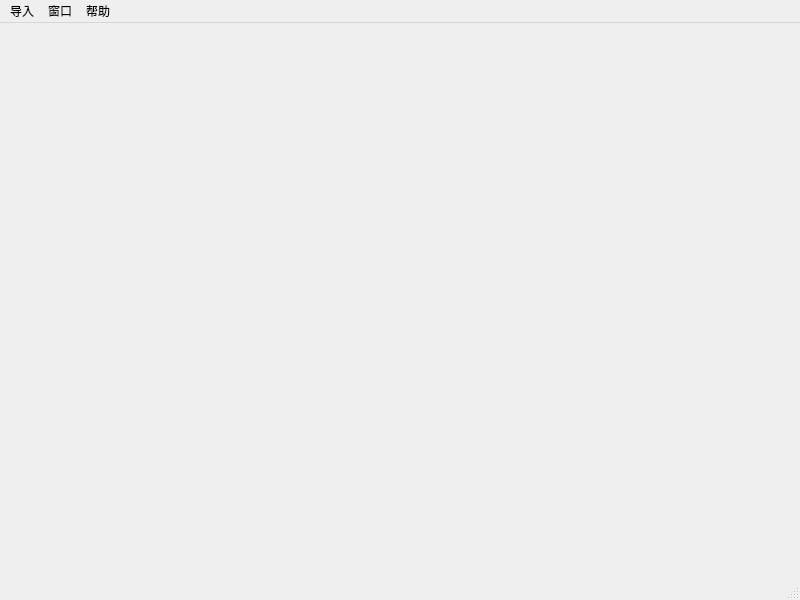
<?xml version="1.0" encoding="UTF-8"?>
<ui version="4.0">
 <class>mainWindow</class>
 <widget class="QMainWindow" name="mainWindow">
  <property name="windowModality">
   <enum>Qt::NonModal</enum>
  </property>
  <property name="geometry">
   <rect>
    <x>0</x>
    <y>0</y>
    <width>800</width>
    <height>600</height>
   </rect>
  </property>
  <property name="windowTitle">
   <string>阳光链开发调试工具</string>
  </property>
  <widget class="QWidget" name="centralwidget"/>
  <widget class="QStatusBar" name="statusbar">
   <property name="enabled">
    <bool>true</bool>
   </property>
   <property name="acceptDrops">
    <bool>false</bool>
   </property>
  </widget>
  <widget class="QMenuBar" name="menuBar">
   <property name="geometry">
    <rect>
     <x>0</x>
     <y>0</y>
     <width>800</width>
     <height>22</height>
    </rect>
   </property>
   <widget class="QMenu" name="file">
    <property name="title">
     <string>导入</string>
    </property>
    <addaction name="actionKeyStore"/>
   </widget>
   <widget class="QMenu" name="window">
    <property name="title">
     <string>窗口</string>
    </property>
    <addaction name="action_windowMin"/>
    <addaction name="action_windowMax"/>
   </widget>
   <widget class="QMenu" name="help">
    <property name="title">
     <string>帮助</string>
    </property>
    <addaction name="action_node"/>
   </widget>
   <addaction name="file"/>
   <addaction name="window"/>
   <addaction name="help"/>
  </widget>
  <action name="actionKeyStore">
   <property name="checkable">
    <bool>false</bool>
   </property>
   <property name="checked">
    <bool>false</bool>
   </property>
   <property name="enabled">
    <bool>true</bool>
   </property>
   <property name="text">
    <string>keyStore</string>
   </property>
  </action>
  <action name="action_windowMin">
   <property name="text">
    <string>最小化</string>
   </property>
  </action>
  <action name="action_node">
   <property name="text">
    <string>阳光链节点</string>
   </property>
  </action>
  <action name="action_windowMax">
   <property name="text">
    <string>进入全屏</string>
   </property>
  </action>
 </widget>
 <resources/>
 <connections/>
</ui>
